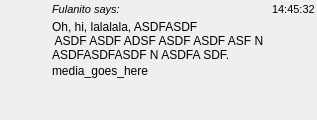
<?xml version="1.0" encoding="UTF-8"?>
<ui version="4.0">
 <class>ChatMessage</class>
 <widget class="QWidget" name="ChatMessage">
  <property name="geometry">
   <rect>
    <x>0</x>
    <y>0</y>
    <width>317</width>
    <height>120</height>
   </rect>
  </property>
  <property name="minimumSize">
   <size>
    <width>257</width>
    <height>62</height>
   </size>
  </property>
  <property name="windowTitle">
   <string>Form</string>
  </property>
  <layout class="QHBoxLayout" name="horizontalLayout_2">
   <property name="spacing">
    <number>2</number>
   </property>
   <property name="leftMargin">
    <number>2</number>
   </property>
   <property name="topMargin">
    <number>1</number>
   </property>
   <property name="rightMargin">
    <number>2</number>
   </property>
   <property name="bottomMargin">
    <number>1</number>
   </property>
   <item>
    <layout class="QVBoxLayout" name="verticalLayout_2">
     <property name="spacing">
      <number>1</number>
     </property>
     <item>
      <widget class="QLabel" name="avatar_lbl">
       <property name="minimumSize">
        <size>
         <width>48</width>
         <height>48</height>
        </size>
       </property>
       <property name="maximumSize">
        <size>
         <width>36</width>
         <height>36</height>
        </size>
       </property>
       <property name="text">
        <string/>
       </property>
       <property name="pixmap">
        <pixmap resource="resources.qrc">:/main/face-smile-big.png</pixmap>
       </property>
       <property name="scaledContents">
        <bool>true</bool>
       </property>
      </widget>
     </item>
     <item>
      <spacer name="verticalSpacer">
       <property name="orientation">
        <enum>Qt::Vertical</enum>
       </property>
       <property name="sizeHint" stdset="0">
        <size>
         <width>20</width>
         <height>40</height>
        </size>
       </property>
      </spacer>
     </item>
    </layout>
   </item>
   <item>
    <layout class="QVBoxLayout" name="verticalLayout">
     <property name="spacing">
      <number>2</number>
     </property>
     <property name="sizeConstraint">
      <enum>QLayout::SetDefaultConstraint</enum>
     </property>
     <item>
      <layout class="QHBoxLayout" name="horizontalLayout">
       <property name="spacing">
        <number>2</number>
       </property>
       <property name="sizeConstraint">
        <enum>QLayout::SetDefaultConstraint</enum>
       </property>
       <item>
        <widget class="QLabel" name="action_lbl">
         <property name="sizePolicy">
          <sizepolicy hsizetype="Minimum" vsizetype="Minimum">
           <horstretch>0</horstretch>
           <verstretch>0</verstretch>
          </sizepolicy>
         </property>
         <property name="maximumSize">
          <size>
           <width>16777215</width>
           <height>16</height>
          </size>
         </property>
         <property name="font">
          <font>
           <pointsize>8</pointsize>
           <italic>true</italic>
          </font>
         </property>
         <property name="text">
          <string>Fulanito says:</string>
         </property>
         <property name="alignment">
          <set>Qt::AlignLeading|Qt::AlignLeft|Qt::AlignVCenter</set>
         </property>
        </widget>
       </item>
       <item>
        <spacer name="horizontalSpacer">
         <property name="orientation">
          <enum>Qt::Horizontal</enum>
         </property>
         <property name="sizeHint" stdset="0">
          <size>
           <width>40</width>
           <height>17</height>
          </size>
         </property>
        </spacer>
       </item>
       <item>
        <widget class="QLabel" name="timestamp_lbl">
         <property name="sizePolicy">
          <sizepolicy hsizetype="Minimum" vsizetype="Minimum">
           <horstretch>0</horstretch>
           <verstretch>0</verstretch>
          </sizepolicy>
         </property>
         <property name="maximumSize">
          <size>
           <width>16777215</width>
           <height>16</height>
          </size>
         </property>
         <property name="font">
          <font>
           <pointsize>8</pointsize>
          </font>
         </property>
         <property name="text">
          <string>14:45:32</string>
         </property>
         <property name="alignment">
          <set>Qt::AlignLeading|Qt::AlignLeft|Qt::AlignVCenter</set>
         </property>
        </widget>
       </item>
      </layout>
     </item>
     <item>
      <widget class="QLabel" name="body_lbl">
       <property name="minimumSize">
        <size>
         <width>190</width>
         <height>0</height>
        </size>
       </property>
       <property name="layoutDirection">
        <enum>Qt::LeftToRight</enum>
       </property>
       <property name="text">
        <string>Oh, hi, lalalala, ASDFASDF
 ASDF ASDF ADSF ASDF ASDF ASF N ASDFASDFASDF N ASDFA SDF.</string>
       </property>
       <property name="alignment">
        <set>Qt::AlignLeading|Qt::AlignLeft|Qt::AlignTop</set>
       </property>
       <property name="wordWrap">
        <bool>true</bool>
       </property>
      </widget>
     </item>
     <item>
      <widget class="QLabel" name="media_lbl">
       <property name="text">
        <string>media_goes_here</string>
       </property>
      </widget>
     </item>
     <item>
      <spacer name="verticalSpacer_2">
       <property name="orientation">
        <enum>Qt::Vertical</enum>
       </property>
       <property name="sizeHint" stdset="0">
        <size>
         <width>20</width>
         <height>40</height>
        </size>
       </property>
      </spacer>
     </item>
    </layout>
   </item>
  </layout>
 </widget>
 <resources>
  <include location="resources.qrc"/>
 </resources>
 <connections/>
</ui>
